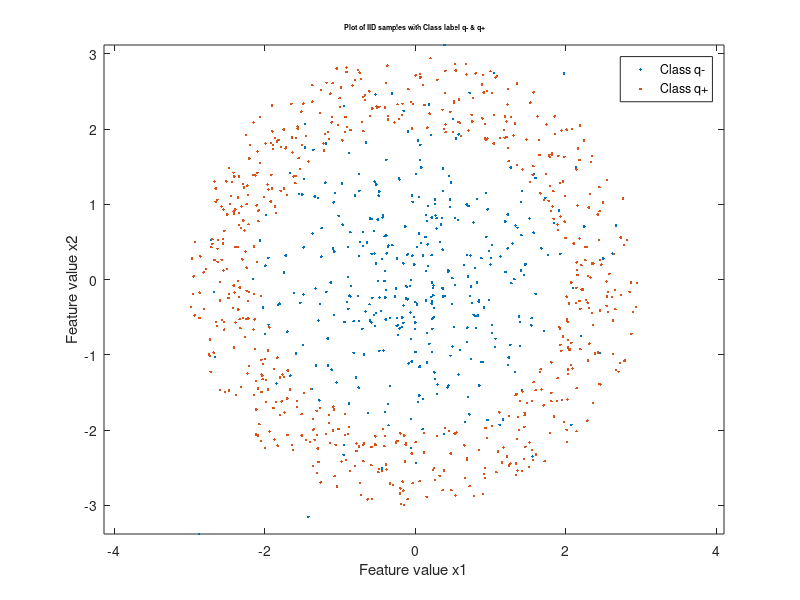

Write MATLAB code to recreate this figure. (Note: this script raises an error after producing the figure.)
clc; close all; clear all;
m1 = [0;0]; Sigma1 = eye(2); % mean and covariance of data pdf conditioned on label 3
classPriors = [0.35,0.65]; thr = [0,cumsum(classPriors)];
N = 1000; u = rand(1,N); L = zeros(1,N); x = zeros(2,N);
figure(1),clf, colorList = 'rb';
gtrue=zeros(1,2);
for l = 1:2 
    indices = find(thr(l)<=u & u<thr(l+1)); % if u happens to be precisely 1, that sample will get omitted - needs to be fixed
    L(1,indices) = l*ones(1,length(indices));
    if (l==1)
        x(:,indices) = mvnrnd(m1,Sigma1,length(indices))';
    else
        r = 2+1.*rand(1,length(indices));
        alpha = -pi + (2*pi).*rand(1,length(indices));
        x(1,indices) = r.*cos(alpha);
        x(2,indices) = r.*sin(alpha);
    end
    figure(1), plot(x(1,indices),x(2,indices),'.','MarkerFaceColor',colorList(l)); axis equal, hold on,
    ylabel('Feature value x2');
    xlabel('Feature value x1');
    title(['\fontsize{7} Plot of IID samples with Class label q- & q+']);
    legend('Class q-','Class q+');
    gtrue(1,l)=length(indices);
    disp('Number of samples generated for Class:');
    disp(l);
    disp(length(indices));
end

model2=fitcsvm(x',L','KernelFunction','linear','OptimizeHyperparameters','BoxConstraint');
mdl1=crossval(model2,'KFold',10);
min_loss1=kfoldLoss(mdl1);

model3=fitcsvm(x',L','KernelFunction','linear','BoxConstraint',model2.BoxConstraints(1));
predict_label_training=predict(model3,x');
n=0;

for i=1:N
    if L(1,i)~=predict_label_training(i,1)
        n=n+1;
    end
end
disp(' The number of Misclassification errors in training set:');
disp(n);
disp('Probability of error in training set:');
disp(n/1000);

for l = 1:2 
    indices = find(predict_label_training(:,1)==l);
    figure;
     plot(x(1,indices),x(2,indices),'.','MarkerFaceColor',colorList(l)); axis equal, hold on,
    ylabel('Feature value x2');
    xlabel('Feature value x1');
    title(['\fontsize{7} Plot of IID samples with Inferred Class labels q- & q+']);
    legend(' Inferred Class q-','Inferred Class q+');
    disp('Number of samples inferred as Class:');
    disp(l);
    disp(length(indices));
end

%Generate Test data set
N = 1000; u_test = rand(1,N); L_test = zeros(1,N); x_test = zeros(2,N);
figure(3),clf, colorList = 'rb';
gtrue_test=zeros(1,2);

for l = 1:2 
    indices = find(thr(l)<=u_test & u_test<thr(l+1)); % if u happens to be precisely 1, that sample will get omitted - needs to be fixed
    L_test(1,indices) = l*ones(1,length(indices));
    if (l==1)
        x_test(:,indices) = mvnrnd(m1,Sigma1,length(indices))';
    else
        r = 2+1.*rand(1,length(indices));
        alpha = -pi + (2*pi).*rand(1,length(indices));
        x_test(1,indices) = r.*cos(alpha);
        x_test(2,indices) = r.*sin(alpha);
    end
    figure(3), plot(x_test(1,indices),x_test(2,indices),'.','MarkerFaceColor',colorList(l)); axis equal, hold on,
    ylabel('Feature value x2');
    xlabel('Feature value x1');
    title(['\fontsize{7} Plot of IID Test samples with Class label q- & q+']);
    legend('Class q-','Class q+');
    gtrue_test(1,l)=length(indices);
    disp('Number of Test samples generated for Class:');
    disp(l);
    disp(length(indices));
end
model4=fitcsvm(x_test',L_test','KernelFunction','linear','BoxConstraint',model2.BoxConstraints(1));
predict_label_test=predict(model4,x_test');
n=0;
for i=1:N
    if L_test(1,i)~=predict_label_test(i,1)
        n=n+1;
    end
end
disp(' The number of Misclassification errors in Test set:');
disp(n);
disp('Probability of error in Test set:');
disp(n/1000);
for l = 1:2 
    indices = find(predict_label_test(:,1)==l);
    figure(4), plot(x_test(1,indices),x_test(2,indices),'.','MarkerFaceColor',colorList(l)); axis equal, hold on,
    ylabel('Feature value x2');
    xlabel('Feature value x1');
    title(['\fontsize{7} Plot of inferred Test IID samples with Inferred Class labels q- & q+']);
    legend(' Inferred Class q-','Inferred Class q+');
    disp('Number of Test samples inferred as Class:');
    disp(l);
    disp(length(indices));
end
